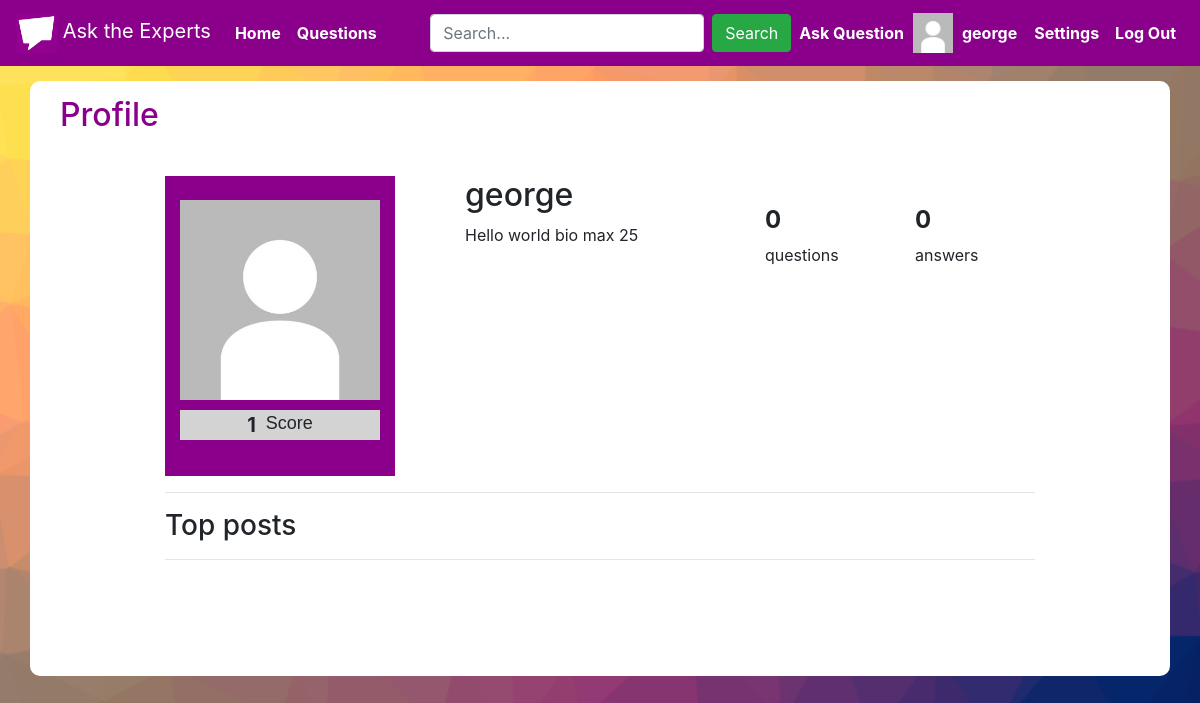
/profile/5/george, run on an earlier commit of the app's database.
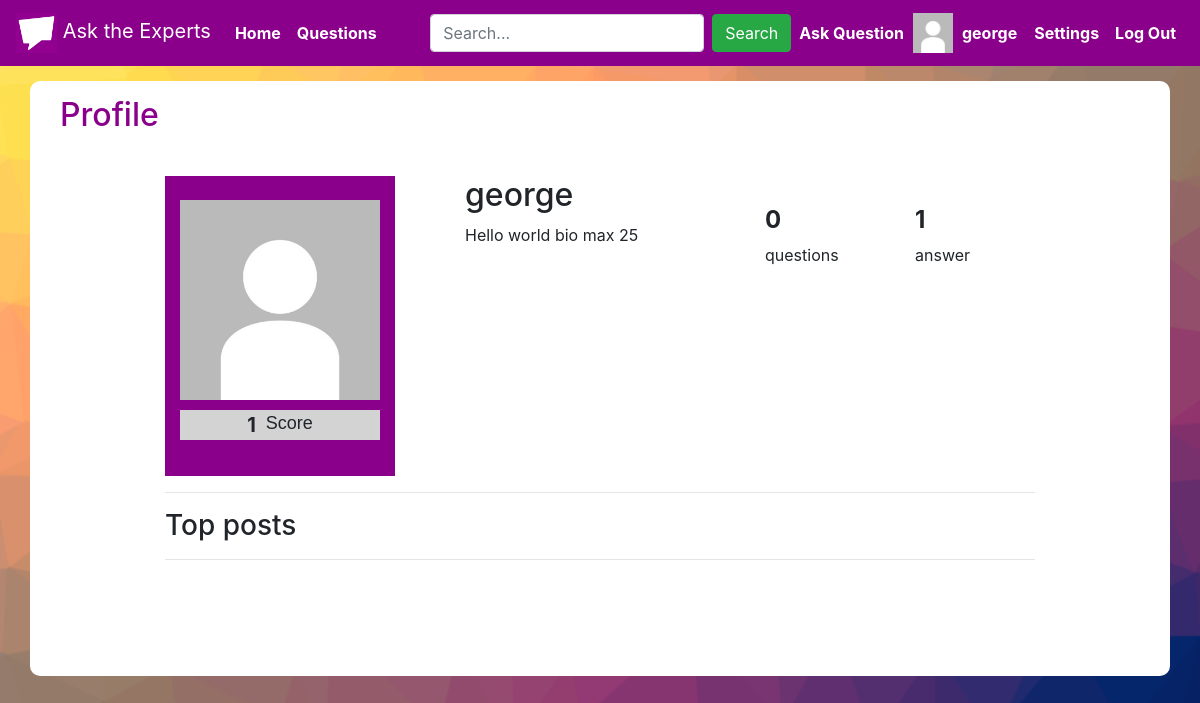
And on a later commit of the database.
### asktheexperts/models.py (models this page shows, shortened)
class User(AbstractUser):
    photo = models.ImageField(upload_to='images/', default="images/default_image.jpg")
    vote_question = models.ManyToManyField("Question", symmetrical=False, related_name="question_voted")
    vote_answer = models.ManyToManyField("Answer", symmetrical=False, related_name="answer_voted")
    rank = models.IntegerField(default=1)

### asktheexperts/views.py (the view)
# urls.py: path("profile/<int:user_id>/<str:username>", views.profile, name="profile"),
def profile(request, user_id, username):
    user = User.objects.get(id=user_id)
    return render(request, "asktheexperts/profile.html", {
        "user": user
    })

### asktheexperts/templates/asktheexperts/profile.html (shortened to what this page needs)
{% extends "asktheexperts/layout.html" %}
{% load static %}
{% block body %}
    <div class="container questions white-div">
        <div class="container top-header">
            <h2 class="darkmagenta">Profile</h2>
        </div>
        <br>
        <div class="container count-buttons-div">
            <div class="row questions-count">
                <div class="col">
                    <div id="photo-box" class="col">
                        <br>
                        <img src="{{ user.photo.url }}" height="200px" width="200px">
                        <br>
                        <div class="col">
                            <div id="score-box" class="row justify-content-center">
                                <span id="user-score">{{ user.rank }}</span>
                                <span id="score-tag">Score</span>
                            </div>
                        </div>
                    </div>
                </div>
                <div class="col">
                    <h2>
                        {{ user.username }}
                    </h2>
                    Hello world bio max 25
                </div>
                <div class="col">
                    <div id="profile-info-div" class="row">
                        <div class="col">
                            <h4><strong>{{ user.questioned.count}}</strong></h4> {% if user.questioned.count == 1 %} question{% else %} questions{% endif %}
                        </div>
                        <div class="col">
                            <h4><strong>{{ user.answered_user.count }}</strong></h4> {% if user.answered_user.count == 1 %} answer{% else %} answers{% endif %}
                        </div>
                    </div>
                </div>
            </div>
            <hr>
            <h3>Top posts</h3>
            <hr>
        </div>
    </div>
{% endblock %}

### asktheexperts/templates/asktheexperts/layout.html (shortened to what this page needs)
{% load static %}
<!DOCTYPE html>
<html lang="en">
    <head>
        <link rel="stylesheet" href="https://stackpath.bootstrapcdn.com/bootstrap/4.4.1/css/bootstrap.min.css">
        <link href="{% static 'asktheexperts/styles.css' %}" rel="stylesheet">
    </head>
    <body>
        <nav id="nav-bar" class="navbar navbar-expand-lg navbar-dark">
            <a class="navbar-brand" href="{% url 'index' %}">
                <img src="static/logo.png" height="40px" loading="lazy">
                Ask the Experts
            </a>
            <div class="collapse navbar-collapse" id="navbarSupportedContent">
                <ul class="navbar-nav mr-auto">
                    <li class="nav-item active">
                        <a class="nav-link" href="{% url 'index' %}"><strong>Home</strong> <span class="sr-only">(current)</span></a>
                    </li>
                    <li class="nav-item active">
                        <a class="nav-link" href="{% url 'questions' %}"><strong>Questions</strong></a>
                    </li>
                </ul>
                <ul class="navbar-nav ml-auto">
                    <form class="form-inline my-2 my-lg-0" action="{% url 'search' %}" method="get">
                        <input class="form-control mr-sm-2" type="text" name="q" placeholder="Search..." aria-label="Search">
                        <button class="btn btn-success my-2 my-sm-0" type="submit">Search</button>
                    </form>
                    {% if user.is_authenticated %}
                        <li class="nav-item active">
                            <a class="nav-link" href="{% url 'ask_question' %}"><strong>Ask Question</strong></a>
                        </li>
                        <a class="no-decoration" href="{% url 'profile' user.id user.username %}">
                            <div class="row" style="margin-left: 1px; margin-right: 1px;">
                                <li class="nav-item active">
                                    <img src="{{ user.photo.url }}" height="40px" width="40px">
                                </li>
                                <li class="nav-item active" style="margin-left: 1px;">
                                    <span class="nav-link"><strong>{{ user.username }}</strong></span>
                                </li>
                            </div>
                        </a>
                        <li class="nav-item active">
                            <a class="nav-link" href="{% url 'settings' %}"><strong>Settings</strong></a>
                        </li>
                        <li class="nav-item active">
                            <a class="nav-link" href="{% url 'logout' %}"><strong>Log Out</strong></a>
                        </li>
                    {% endif %}
                </ul>
            </div>
        </nav>
        {% block body %}
        {% endblock %}
    </body>
</html>

### asktheexperts/static/asktheexperts/styles.css (style rules this page uses)
#nav-bar { background-color: darkmagenta; }
body { background: url('/static/background.png') no-repeat center center fixed; -webkit-background-size: cover; -moz-background-size: cover; -o-background-size: cover; background-size: cover; }
.darkmagenta { color:darkmagenta; }
.questions { background-color: white; margin-top: 15px; margin-bottom: 15px; border-radius: 10px; }
.white-div { padding-bottom: 100px; }
.top-header { padding-top: 15px; }
.count-buttons-div { max-width: 900px; }
.questions-count { margin-bottom: 10px; padding-top:10px; }
button { background-color: Transparent; background-repeat:no-repeat; border: none; cursor:pointer; overflow: hidden; outline:none; }
#photo-box { background-color:darkmagenta; width: 230px; height: 300px; }
#score-box { background-color:lightgray; margin-top: 10px; }
#user-score { font-weight: bold; font-size: 20px; }
#score-tag { font-family:'Franklin Gothic Medium', 'Arial Narrow', Arial, sans-serif; font-size: 18px; margin-left: 10px; }
#profile-info-div { margin-top: 30px; }

What changed in the data, as far as the page shows it:
changed User "george": answered_user.count "0" → "1"
Also different on the page:
text no longer shown: "answers"
text now shown: "answer"
